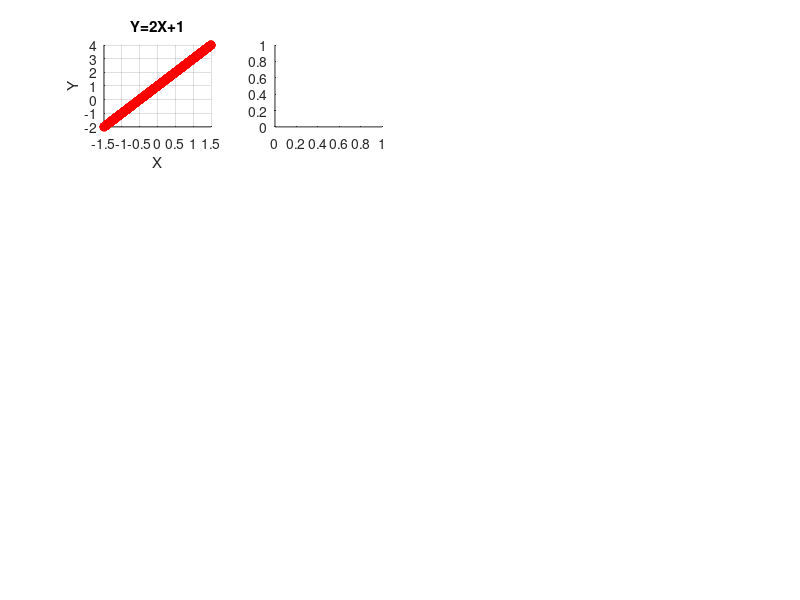

This figure's MATLAB source: (Note: this script raises an error after producing the figure.)
% A script which explores functional dependence, and how the empirical
% copula changes w/ different functional dependencies

clear;
clc;

% Generate the data
range = 1.5;
n = 1000;
x = -range + 2*range*rand(n,1);       % generate uniform RV's
% x = rand(1000,1);       % generate uniform RV's
% transform to desired distribution

% x = norminv(x, 0, 1);

% x = tinv(x, 3);

% x = gaminv(x,2,1);

% alpha = 5;
% beta = 1;
% betaDist = makedist('Beta', alpha, beta);
% x = icdf(betaDist, x);

figtitlestr = sprintf('X ~ Uniform(-%d,%d)',range,range);
% figtitlestr = 'X ~ Beta(5,1)';
neg = 0;

%% 
%%%%%%%%%%%%%%%%%%%%%%%%%%%%%%%%%%%%%%%%%%%%%%%%%%%%%%%


N = 500;
K = 100;

subplot_idx = 1;
% affine dependence
fprintf('Processing Affine Dependence\n');
y = 2*x + 1;
titStr = 'Y=2X+1';
if(neg)
    y = y*-1;
    titStr = 'Y=-1*(2X+1)';
end
subplot(4,4,subplot_idx); subplot_idx = subplot_idx + 1;
scatter(x, y, 'r')
title(titStr);
xlabel('X')
ylabel('Y')
grid on

subplot(4,4,subplot_idx); subplot_idx = subplot_idx + 1;
[ecop,U,c] = empcopula([x y],K); U1 = U{1}; U2 = U{2};
contour(U1,U2,ecop)
xlabel('U_1')
ylabel('U_2')
title('$$\hat{C}(F_X,G_Y)$$', 'Interpreter', 'Latex');

U_gen = empcopularnd(c, N);
subplot(4,4,subplot_idx); subplot_idx = subplot_idx + 1;
scatter(U_gen(:,1), U_gen(:,2))
title('Genearted Samples from $$\hat{C}(F_X,G_Y)$$', 'Interpreter', 'Latex');
xlabel('U_1')
ylabel('U_2')
grid on

subplot(4,4,subplot_idx); subplot_idx = subplot_idx + 1;
hist3([x y], [100 100]);
set(get(gca,'child'),'FaceColor','interp','CDataMode','auto');
title('f_X_Y(X,Y)');
xlabel('U_1')
ylabel('U_2')
grid on


% quadratic dependence
fprintf('Processing Quadratic Dependence\n');
y = x.^2;
titStr = 'Y=X^2';
if(neg)
    y = y*-1;
    titStr = 'Y=-X^2';
end
subplot(4,4,subplot_idx); subplot_idx = subplot_idx + 1;
scatter(x, y, 'r')
title(titStr);
xlabel('X')
ylabel('Y')
grid on

subplot(4,4,subplot_idx); subplot_idx = subplot_idx + 1;
[ecop,U,c] = empcopula([x y],K); U1 = U{1}; U2 = U{2};
contour(U1,U2,ecop)
xlabel('U_1')
ylabel('U_2')
title('$$\hat{C}(F_X,G_Y)$$', 'Interpreter', 'Latex');

U_gen = empcopularnd(c, N);
subplot(4,4,subplot_idx); subplot_idx = subplot_idx + 1;
scatter(U_gen(:,1), U_gen(:,2))
title('Samples of $$\hat{C}(F_X,G_Y)$$', 'Interpreter', 'Latex');
xlabel('U_1')
ylabel('U_2')
grid on

subplot(4,4,subplot_idx); subplot_idx = subplot_idx + 1;
hist3([x y], [100 100]);
set(get(gca,'child'),'FaceColor','interp','CDataMode','auto');
title('f_X_Y(X,Y)');
xlabel('U_1')
ylabel('U_2')
grid on

% sinusoidal dependence
fprintf('Processing Sinusoidal Dependence\n');
y = sin(x);
titStr = 'Y=sin(X)';
if(neg)
    y = y*-1;
    titStr = 'Y= -sin(X)';
end
subplot(4,4,subplot_idx); subplot_idx = subplot_idx + 1;
scatter(x, y, 'r')
title(titStr);
xlabel('X')
ylabel('Y')
grid on

subplot(4,4,subplot_idx); subplot_idx = subplot_idx + 1;
[ecop,U,c] = empcopula([x y],K); U1 = U{1}; U2 = U{2};
contour(U1,U2,ecop)
xlabel('U_1')
ylabel('U_2')
title('$$\hat{C}(F_X,G_Y)$$', 'Interpreter', 'Latex');

U_gen = empcopularnd(c, N);
subplot(4,4,subplot_idx); subplot_idx = subplot_idx + 1;
scatter(U_gen(:,1), U_gen(:,2))
title('Samples of $$\hat{C}(F_X,G_Y)$$', 'Interpreter', 'Latex');
xlabel('U_1')
ylabel('U_2')
grid on

subplot(4,4,subplot_idx); subplot_idx = subplot_idx + 1;
hist3([x y], [100 100]);
set(get(gca,'child'),'FaceColor','interp','CDataMode','auto');
title('f_X_Y(X,Y)');
xlabel('U_1')
ylabel('U_2')
grid on

% 4th order Poly dependence
fprintf('Processing 4th order polynomial dependence\n');
y = x.^4-2*x.^2;
titStr = 'Y=X^4-2X^2';
if(neg)
    y = y*-1;
    titStr = 'Y= -(X^4-2X^2)';
end
subplot(4,4,subplot_idx); subplot_idx = subplot_idx + 1;
scatter(x, y, 'r')
title(titStr);
xlabel('X')
ylabel('Y')
grid on

subplot(4,4,subplot_idx); subplot_idx = subplot_idx + 1;
[ecop,U,c] = empcopula([x y],K); U1 = U{1}; U2 = U{2};
contour(U1,U2,ecop)
xlabel('U_1')
ylabel('U_2')
title('$$\hat{C}(F_X,G_Y)$$', 'Interpreter', 'Latex');

U_gen = empcopularnd(c, N);
subplot(4,4,subplot_idx); subplot_idx = subplot_idx + 1;
scatter(U_gen(:,1), U_gen(:,2))
title('Samples of $$\hat{C}(F_X,G_Y)$$', 'Interpreter', 'Latex');
xlabel('U_1')
ylabel('U_2')
grid on

subplot(4,4,subplot_idx); subplot_idx = subplot_idx + 1;
hist3([x y], [100 100]);
set(get(gca,'child'),'FaceColor','interp','CDataMode','auto');
title('f_X_Y(X,Y)');
xlabel('U_1')
ylabel('U_2')
grid on

h = figtitle(figtitlestr);

%%  Experiment w/ Polynomial functions only to understand effect of slope
% quadratic dependence
y = x.^2;
titStr = 'Y=X^2';
if(neg)
    y = y*-1;
    titStr = 'Y=-X^2';
end
subplot_idx = 1;
subplot(2,4,subplot_idx); subplot_idx = subplot_idx + 1;
scatter(x, y, 'r')
title(titStr);
xlabel('X')
ylabel('Y')
grid on

subplot(2,4,subplot_idx); subplot_idx = subplot_idx + 1;
[ecop,U,c] = empcopula([x y],K); U1 = U{1}; U2 = U{2};
contour(U1,U2,ecop)
xlabel('U_1')
ylabel('U_2')
title('$$\hat{C}(F_X,G_Y)$$', 'Interpreter', 'Latex');

% quadratic dependence
y = x.^3;
titStr = 'Y=X^3';
if(neg)
    y = y*-1;
    titStr = 'Y=-X^3';
end
subplot(2,4,subplot_idx); subplot_idx = subplot_idx + 1;
scatter(x, y, 'r')
title(titStr);
xlabel('X')
ylabel('Y')
grid on

subplot(2,4,subplot_idx); subplot_idx = subplot_idx + 1;
[ecop,U,c] = empcopula([x y],K); U1 = U{1}; U2 = U{2};
contour(U1,U2,ecop)
xlabel('U_1')
ylabel('U_2')
title('$$\hat{C}(F_X,G_Y)$$', 'Interpreter', 'Latex');

% quadratic dependence
y = x.^4;
titStr = 'Y=X^4';
if(neg)
    y = y*-1;
    titStr = 'Y=-X^4';
end
subplot(2,4,subplot_idx); subplot_idx = subplot_idx + 1;
scatter(x, y, 'r')
title(titStr);
xlabel('X')
ylabel('Y')
grid on

subplot(2,4,subplot_idx); subplot_idx = subplot_idx + 1;
[ecop,U,c] = empcopula([x y],K); U1 = U{1}; U2 = U{2};
contour(U1,U2,ecop)
xlabel('U_1')
ylabel('U_2')
title('$$\hat{C}(F_X,G_Y)$$', 'Interpreter', 'Latex');

% quadratic dependence
y = x.^4-2*x.^2;
titStr = 'Y=X^4-2X^2';
if(neg)
    y = y*-1;
    titStr = 'Y=-(X^4-2X^2)';
end
subplot(2,4,subplot_idx); subplot_idx = subplot_idx + 1;
scatter(x, y, 'r')
title(titStr);
xlabel('X')
ylabel('Y')
grid on

subplot(2,4,subplot_idx); subplot_idx = subplot_idx + 1;
[ecop, U1, U2] = ecopula([x y]);
contour(U1,U2,ecop)
xlabel('U_1')
ylabel('U_2')
title('$$\hat{C}(F_X,G_Y)$$', 'Interpreter', 'Latex');


h = figtitle(figtitlestr);

%% Polynomial Experiments
figure;

y = -10*x.^2;
subplot_idx = 1;
subplot(2,3,subplot_idx); subplot_idx = subplot_idx + 1;
[ecop,U,c] = empcopula([x y],K); U1 = U{1}; U2 = U{2};
contour(U1,U2,ecop)
xlabel('U_1')
ylabel('U_2')
title('$$\hat{C}(F_X,G_Y) | Y = -10X^2$$', 'Interpreter', 'Latex');

y = -5*x.^2;
subplot(2,3,subplot_idx); subplot_idx = subplot_idx + 1;
[ecop,U,c] = empcopula([x y],K); U1 = U{1}; U2 = U{2};
contour(U1,U2,ecop)
xlabel('U_1')
ylabel('U_2')
title('$$\hat{C}(F_X,G_Y) | Y = -5X^2$$', 'Interpreter', 'Latex');

y = -x.^2;
subplot(2,3,subplot_idx); subplot_idx = subplot_idx + 1;
[ecop,U,c] = empcopula([x y],K); U1 = U{1}; U2 = U{2};
contour(U1,U2,ecop)
xlabel('U_1')
ylabel('U_2')
title('$$\hat{C}(F_X,G_Y) | Y = -X^2$$', 'Interpreter', 'Latex');

y = x.^2;
subplot(2,3,subplot_idx); subplot_idx = subplot_idx + 1;
[ecop,U,c] = empcopula([x y],K); U1 = U{1}; U2 = U{2};
contour(U1,U2,ecop)
xlabel('U_1')
ylabel('U_2')
title('$$\hat{C}(F_X,G_Y) | Y = X^2$$', 'Interpreter', 'Latex');

y = 5*x.^2;
subplot(2,3,subplot_idx); subplot_idx = subplot_idx + 1;
[ecop,U,c] = empcopula([x y],K); U1 = U{1}; U2 = U{2};
contour(U1,U2,ecop)
xlabel('U_1')
ylabel('U_2')
title('$$\hat{C}(F_X,G_Y) | Y = 5X^2$$', 'Interpreter', 'Latex');

y = 10*x.^2;
subplot(2,3,subplot_idx); subplot_idx = subplot_idx + 1;
[ecop,U,c] = empcopula([x y],K); U1 = U{1}; U2 = U{2};
contour(U1,U2,ecop)
xlabel('U_1')
ylabel('U_2')
title('$$\hat{C}(F_X,G_Y) | Y = 10X^2$$', 'Interpreter', 'Latex');

h = figtitle(figtitlestr);

figure;
y = -(x-5).^2;
subplot_idx = 1;
subplot(2,3,subplot_idx); subplot_idx = subplot_idx + 1;
[ecop,U,c] = empcopula([x y],K); U1 = U{1}; U2 = U{2};
contour(U1,U2,ecop)
xlabel('U_1')
ylabel('U_2')
title('$$\hat{C}(F_X,G_Y) | Y = -(X-5)^2$$', 'Interpreter', 'Latex');

y = -x.^2;
subplot(2,3,subplot_idx); subplot_idx = subplot_idx + 1;
[ecop,U,c] = empcopula([x y],K); U1 = U{1}; U2 = U{2};
contour(U1,U2,ecop)
xlabel('U_1')
ylabel('U_2')
title('$$\hat{C}(F_X,G_Y) | Y = -X^2$$', 'Interpreter', 'Latex');

y = -(x+5).^2;
subplot(2,3,subplot_idx); subplot_idx = subplot_idx + 1;
[ecop,U,c] = empcopula([x y],K); U1 = U{1}; U2 = U{2};
contour(U1,U2,ecop)
xlabel('U_1')
ylabel('U_2')
title('$$\hat{C}(F_X,G_Y) | Y = -(X+5)^2$$', 'Interpreter', 'Latex');

y = (x-5).^2;
subplot(2,3,subplot_idx); subplot_idx = subplot_idx + 1;
[ecop,U,c] = empcopula([x y],K); U1 = U{1}; U2 = U{2};
contour(U1,U2,ecop)
xlabel('U_1')
ylabel('U_2')
title('$$\hat{C}(F_X,G_Y) | Y = (X-5)^2$$', 'Interpreter', 'Latex');

y = x.^2;
subplot(2,3,subplot_idx); subplot_idx = subplot_idx + 1;
[ecop,U,c] = empcopula([x y],K); U1 = U{1}; U2 = U{2};
contour(U1,U2,ecop)
xlabel('U_1')
ylabel('U_2')
title('$$\hat{C}(F_X,G_Y) | Y = X^2$$', 'Interpreter', 'Latex');

y = (x+5).^2;
subplot(2,3,subplot_idx); subplot_idx = subplot_idx + 1;
[ecop,U,c] = empcopula([x y],K); U1 = U{1}; U2 = U{2};
contour(U1,U2,ecop)
xlabel('U_1')
ylabel('U_2')
title('$$\hat{C}(F_X,G_Y) | Y = (X+5)^2$$', 'Interpreter', 'Latex');

h = figtitle(figtitlestr);

%% sinusoidal experiments
figure;

y = sin(-10*x);
subplot_idx = 1;
subplot(2,3,subplot_idx); subplot_idx = subplot_idx + 1;
[ecop,U,c] = empcopula([x y],K); U1 = U{1}; U2 = U{2};
contour(U1,U2,ecop)
xlabel('U_1')
ylabel('U_2')
title('$$\hat{C}(F_X,G_Y) | Y = sin(-10X)$$', 'Interpreter', 'Latex');

y = sin(-5*x);
subplot(2,3,subplot_idx); subplot_idx = subplot_idx + 1;
[ecop,U,c] = empcopula([x y],K); U1 = U{1}; U2 = U{2};
contour(U1,U2,ecop)
xlabel('U_1')
ylabel('U_2')
title('$$\hat{C}(F_X,G_Y) | Y = sin(-5X)$$', 'Interpreter', 'Latex');

y = sin(-x);
subplot(2,3,subplot_idx); subplot_idx = subplot_idx + 1;
[ecop,U,c] = empcopula([x y],K); U1 = U{1}; U2 = U{2};
contour(U1,U2,ecop)
xlabel('U_1')
ylabel('U_2')
title('$$\hat{C}(F_X,G_Y) | Y = sin(-X)$$', 'Interpreter', 'Latex');

y = sin(x);
subplot(2,3,subplot_idx); subplot_idx = subplot_idx + 1;
[ecop,U,c] = empcopula([x y],K); U1 = U{1}; U2 = U{2};
contour(U1,U2,ecop)
xlabel('U_1')
ylabel('U_2')
title('$$\hat{C}(F_X,G_Y) | Y = sin(X)$$', 'Interpreter', 'Latex');

y = sin(5*x);
subplot(2,3,subplot_idx); subplot_idx = subplot_idx + 1;
[ecop,U,c] = empcopula([x y],K); U1 = U{1}; U2 = U{2};
contour(U1,U2,ecop)
xlabel('U_1')
ylabel('U_2')
title('$$\hat{C}(F_X,G_Y) | Y = sin(5X)$$', 'Interpreter', 'Latex');

y = sin(10*x);
subplot(2,3,subplot_idx); subplot_idx = subplot_idx + 1;
[ecop,U,c] = empcopula([x y],K); U1 = U{1}; U2 = U{2};
contour(U1,U2,ecop)
xlabel('U_1')
ylabel('U_2')
title('$$\hat{C}(F_X,G_Y) | Y = sin(10X)$$', 'Interpreter', 'Latex');

h = figtitle(figtitlestr);

figure;
y = sin(x-10);
subplot_idx = 1;
subplot(2,2,subplot_idx); subplot_idx = subplot_idx + 1;
[ecop,U,c] = empcopula([x y],K); U1 = U{1}; U2 = U{2};
contour(U1,U2,ecop)
xlabel('U_1')
ylabel('U_2')
title('$$\hat{C}(F_X,G_Y) | Y = sin(X-10)$$', 'Interpreter', 'Latex');

y = sin(x-5);
subplot(2,2,subplot_idx); subplot_idx = subplot_idx + 1;
[ecop,U,c] = empcopula([x y],K); U1 = U{1}; U2 = U{2};
contour(U1,U2,ecop)
xlabel('U_1')
ylabel('U_2')
title('$$\hat{C}(F_X,G_Y) | Y = sin(X-5)$$', 'Interpreter', 'Latex');

y = sin(x+5);
subplot(2,2,subplot_idx); subplot_idx = subplot_idx + 1;
[ecop,U,c] = empcopula([x y],K); U1 = U{1}; U2 = U{2};
contour(U1,U2,ecop)
xlabel('U_1')
ylabel('U_2')
title('$$\hat{C}(F_X,G_Y) | Y = sin(X+5)$$', 'Interpreter', 'Latex');

y = sin(x+10);
subplot(2,2,subplot_idx); subplot_idx = subplot_idx + 1;
[ecop,U,c] = empcopula([x y],K); U1 = U{1}; U2 = U{2};
contour(U1,U2,ecop)
xlabel('U_1')
ylabel('U_2')
title('$$\hat{C}(F_X,G_Y) | Y = sin(X+10)$$', 'Interpreter', 'Latex');

h = figtitle(figtitlestr);
